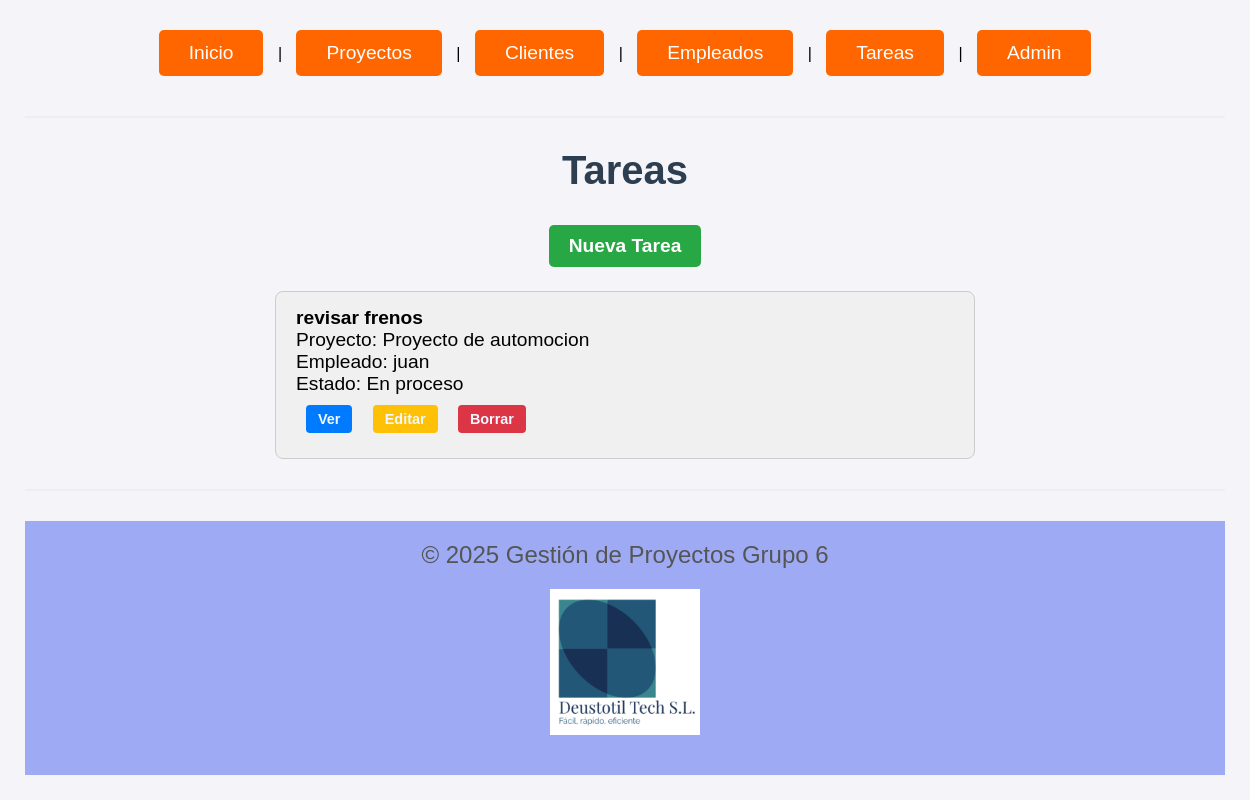
Page /tareas/ on the earlier database version.
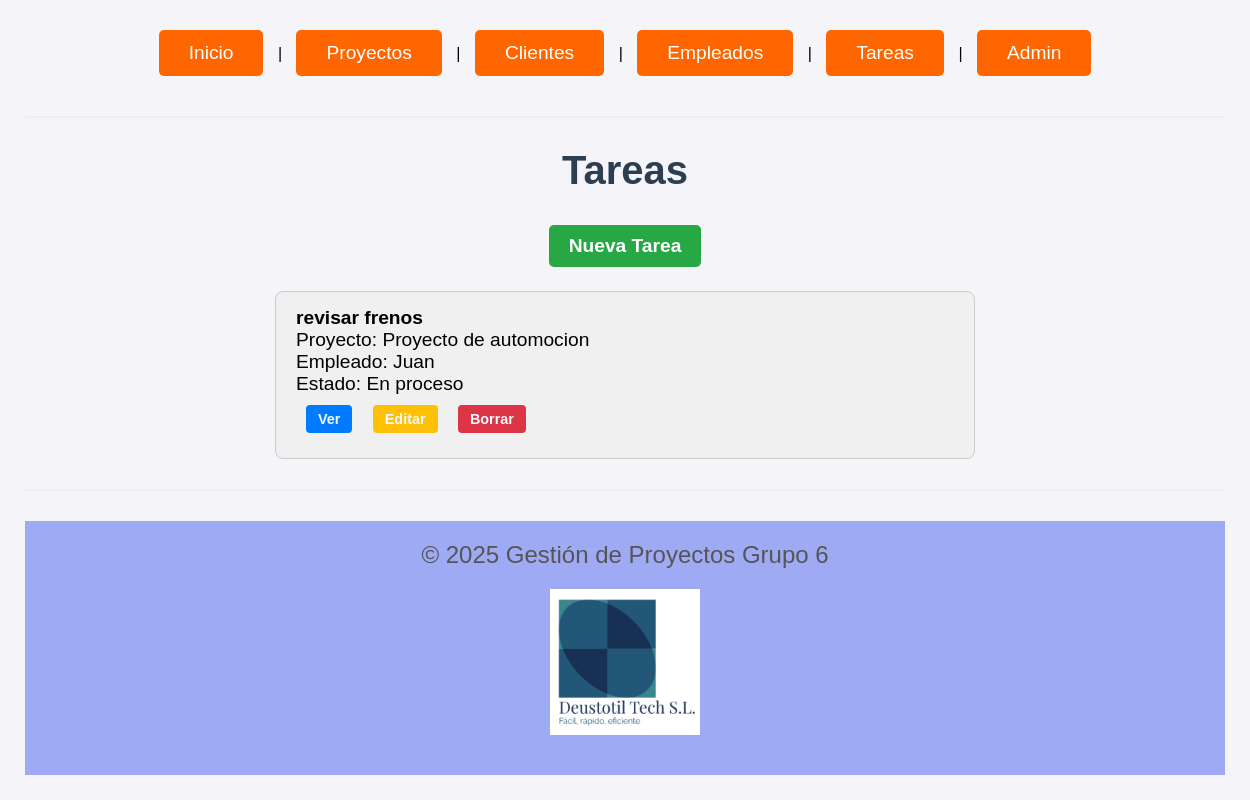
Same page on the later database version.
### gestion_produccion_G6/models.py (models this page shows, shortened)
class Tarea(models.Model):
    proyecto = models.ForeignKey(Proyecto, on_delete=models.CASCADE)
    empleado = models.ForeignKey(Empleado, on_delete=models.CASCADE)
    nombre = models.CharField(max_length=50)
    descripcion = models.TextField(default="Descripción de la tarea")
    fecha_ini = models.DateField(default=datetime.date.today)
    fecha_fin = models.DateField(default=datetime.date.today)
    prioridad = models.CharField(
        max_length=20,
        choices=[
            ('Baja', 'Baja'),
            ('Media', 'Media'),
            ('Alta', 'Alta')],
        default='Baja'
    )
    estado = models.CharField(
        max_length=20,
        choices=[
            ('Abierto', 'Abierto'),
            ('Asignado', 'Asignado'),
            ('En proceso', 'En proceso'),
            ('Finalizada', 'Finalizada')
        ],
        default='Abierto'
    )
    notas = models.TextField(default="Notas del empleado")

class Empleado(models.Model):
    dni = models.CharField(max_length=10, unique=True)
    nombre = models.CharField(max_length=50)
    apellidos = models.CharField(max_length=100)
    email = models.EmailField()
    telefono = models.CharField(max_length=15)
    def __str__(self):
        return self.nombre

class Proyecto(models.Model):
    nombre = models.CharField(max_length=50)
    descripcion = models.TextField(max_length=500, default="Descripción no proporcionada")
    fecha_ini = models.DateField(default=datetime.date.today)
    fecha_fin = models.DateField(default=datetime.date.today)
    presupuesto = models.IntegerField(default=0)
    def __str__(self):
        return self.nombre

### gestion_produccion_G6/views.py (the view)
# urls.py: path('tareas/', views.TareaListView.as_view(), name='tarea_list'),
class TareaListView(ListView):
    model = Tarea
    template_name = 'tarea_list.html'
    context_object_name = 'mi_tarea'

### gestion_produccion_G6/templates/tarea_list.html
{% extends "base.html" %}
{% block content %}
<h1>Tareas</h1>
<a href="{% url 'tarea_create' %}" class="boton_crear">Nueva Tarea</a>
<ul class="lista_general">
  {% for tarea in mi_tarea %}
  <li class="lista">
    <strong>{{ tarea.nombre }}</strong><br>
    Proyecto: {{ tarea.proyecto }}<br>
    Empleado: {{ tarea.empleado }}<br>
    Estado: {{ tarea.estado }}<br>
    <a href="{% url 'tarea_detail' tarea.pk %}" class="boton_ver">Ver</a>
    <a href="{% url 'tarea_update' tarea.pk %}" class="boton_editar">Editar</a>
    <a href="{% url 'tarea_delete' tarea.pk %}" class="boton_eliminar">Borrar</a>
  </li>
  {% empty %}
  <li class="lista">No hay tareas disponibles.</li>
  {% endfor %}
</ul>
{% endblock %}

Differences in the rows shown:
changed through a linked row, Tarea "revisar frenos": empleado "juan" → "Juan"
